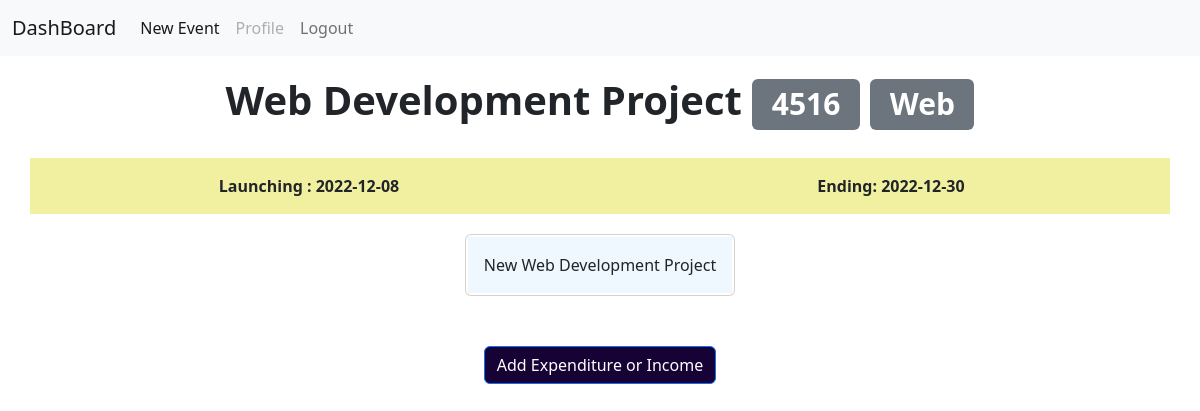
/event?id=4516 (signed in), run on the app's committed database.
### tables this page shows
CREATE TABLE events(name TEXT NOT NULL, catagory TEXT NOT NULL, starting_date DATE NOT NULL, ending_date DATE NOT NULL, description TEXT, id INTEGER PRIMARY KEY NOT NULL, user_id INTEGER);

### app.py (the view)
@app.route("/event", methods=["GET", "POST"])
@login_required
def event():
    if request.method == "POST":
        if request.form.get("insert_form") == "save":
            id = request.form.get("id")
            income_expenditure = int(request.form.get("income_expenditure")) # return integer 1 or 2::::: try to do it else error can happen
            _type = request.form.get("type")
            item = request.form.get("item")
            units = request.form.get("units")
            unit_price = request.form.get("unit_price")
            date = request.form.get("date")
            if not id or not income_expenditure or not _type or not item or not unit_price or not date:
                flash("Mandatory fields should not be empty ")
                return redirect(("/event?id="+id))
            if income_expenditure == 1 and not units:
                units = 1
            try:
                units = float(units)
                unit_price = float(unit_price)
            except:
                flash("Units and Unit_price [DATA UNMATCH]")
                return redirect(("/event?id="+id))
            if income_expenditure == 1:
                db.execute("INSERT INTO budget_income (project_id, type, item, amount, units, date) VALUES(?, ?, ?, ?, ?, ?)", int(id), _type, item, unit_price, units, date)
            elif income_expenditure == 2:
                db.execute("INSERT INTO budget_expenditure (project_id, type, item, amount, units, date) VALUES(?, ?, ?, ?, ?, ?)", int(id), _type, item, unit_price, units, date)
            return redirect(("/event?id="+id))
        elif request.form.get("delete_row") == "delete":
            id = request.form.get("id")
            row_id = request.form.get("row_id")
            _type = request.form.get("db")
            if _type == "income":
                db.execute("DELETE FROM budget_income WHERE id=?", int(row_id))
            elif _type == "expenditure":
                db.execute("DELETE FROM budget_expenditure WHERE id=?", int(row_id))
            return redirect(("/event?id="+id))
    else:
        id = request.args
        if not id["id"]:
            return redirect("/")
        project = db.execute("SELECT * FROM events WHERE id=?", id["id"])
        income_details = sorted(db.execute("SELECT * FROM budget_income WHERE project_id=?", int(id["id"]) ), key=lambda x: x["date"])
        expenditure_details = sorted(db.execute("SELECT * FROM budget_expenditure WHERE project_id=?", int(id["id"]) ), key=lambda x: x["date"])
        catagory=[]
        for _ in income_details:
            catagory.append(_["type"])
        for _ in expenditure_details:
            catagory.append(_["type"])
        return render_template("event.html", project=project, catagory=set(catagory), income=income_details, expenditure=expenditure_details)

### app.py (called while the page is built)
@app.after_request
def after_request(response):
    response.headers["Cache-Control"] = "no-cache, no-store, must-revalidate"
    response.headers["Expires"] = 0
    response.headers["Pragma"] = "no-cache"
    return response

### helper.py (called while the page is built)
def login_required(f):
    @wraps(f)
    def decorated_function(*args, **kwargs):
        if session.get("user_id") is None:
            return redirect("/login")
        return f(*args, **kwargs)
    return decorated_function

### templates/event.html (shortened to what this page needs)
{% extends "layout.html" %}
{% block head %}
    <link rel="stylesheet" href="static/style/event.css">
{% endblock %}
{% block main %}
    <h1 id="title">{{project[0]["name"].title()}} <span class="badge bg-secondary">{{project[0]["id"]}}</span> <span class="badge bg-secondary">{{project[0]["catagory"].title()}}</span></h1>
    <div class="details">
        <div class="container overflow-hidden text-center" id="dates">
            <div class="row gx-5">
                <div class="col">
                <div class="p-3">Launching : {{ project[0]["starting_date"] }}</div>
                </div>
                <div class="col">
                <div class="p-3">Ending: {{ project[0]["ending_date"] }}</div>
                </div>
            </div>
        </div>
        <div class="card description">
            <div class="card-body">
              {{project[0]["description"].title()}}
            </div>
        </div>
        <div class="budget">
            <button type="button" id="budget_b" class="btn btn-primary" data-bs-toggle="modal" data-bs-target="#staticBackdrop">
                Add Expenditure or Income
            </button>
        </div>
    </div>
{% endblock %}

### templates/layout.html (shortened to what this page needs)
<!DOCTYPE html>
<html lang="en">
    <head>
        {%block head%}{% endblock %}
        <link href="https://cdn.jsdelivr.net/npm/bootstrap@5.2.3/dist/css/bootstrap.min.css" rel="stylesheet">
    </head>
    <body>
        <nav class="navbar navbar-expand-lg bg-light">
            <div class="container-fluid">
              {% if session["user_id"] %}
              <a class="navbar-brand" href="/">DashBoard</a>
              <div class="collapse navbar-collapse" id="navbarNavAltMarkup">
                <div class="navbar-nav">
                  <a class="nav-link active" aria-current="page" href="/new_event">New Event</a>
                  <a class="nav-link disabled" href="#">Profile</a>
                  <a class="nav-link " href="/logout">Logout</a>
                </div>
              </div>
              {% else %}
              <div class="navbar-nav">
                  <a class="nav-link" href="/login">Login</a>
                  <a class="nav-link" href="/register">Register</a>
              </div>
              {% endif %}
            </div>
          </nav>
        {% block main %}{% endblock %}
    </body>
</html>

### static/style/event.css (style rules this page uses)
#title { font-weight: 900; text-align: center; padding: 20px; }
#dates { background-color: rgb(241, 240, 160); }
.p-3 { font-weight: 600; font-family: 'Segoe UI', Tahoma, Geneva, Verdana, sans-serif; }
.card-body { text-align: center; background-color: aliceblue; width: fit-content; }
.description { margin-top: 20px; padding: 2px; width: fit-content; margin-left: auto; margin-right: auto; }
#budget_b { margin-left: auto; margin-right: auto; background-color: rgb(22, 2, 53); }
.budget { margin-top: 30px; padding: 20px; width:fit-content ; margin-left: auto; margin-right: auto; }

### data on the page
events: name "Web Development Project", id "4516", catagory "Web", starting_date "2022-12-08", ending_date "2022-12-30", description "New Web Development Project"
